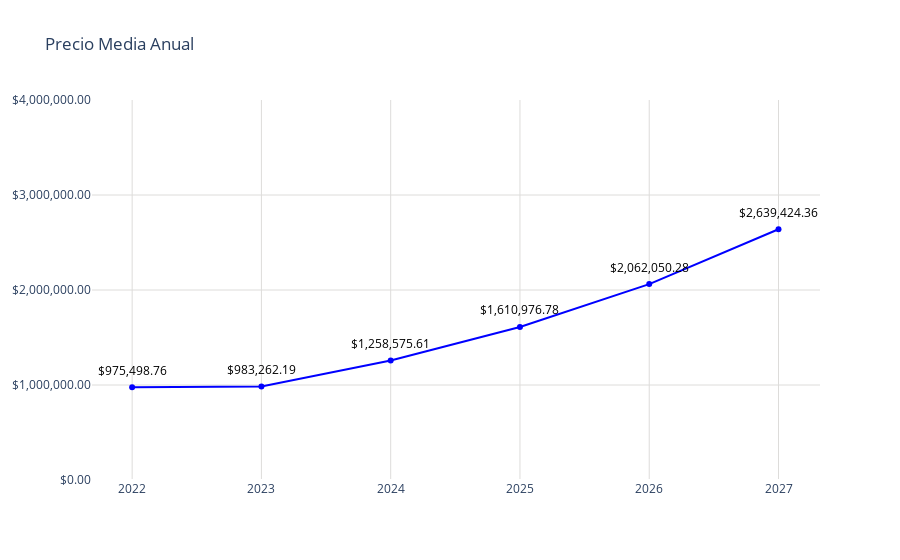

The notebook cell saved with this chart:
### Code cell
# Datos
año = pachuca_precio_media_anual['año']
promedio = pachuca_precio_media_anual['precio']

fig = go.Figure()
fig.add_trace(go.Scatter(
    x=año,
    y=promedio,
    mode='markers+lines',
    marker=dict(color='blue'),
))
# Agregar anotaciones para mostrar los valores encima de los puntos
for a, p in zip(año, promedio):
    fig.add_annotation(
        x=a,
        y=p,
        text=f"${p:,.2f}",  # Formatear el valor del promedio como moneda
        showarrow=False,
        font=dict(color='black', size=12),
        xshift=0,
        yshift=17,
        textangle=0
    )
# Actualizar diseño
fig.update_layout(
    title='Precio Media Anual',
    yaxis=dict(
        range=[0, 4000000],  # Establecer el rango del eje y
        tickvals=[0, 1000000,2000000, 3000000,4000000],  # Definir los valores de las marcas en el eje y
        ticktext=['$0.00', '$1,000,000.00','$2,000,000.00','$3,000,000.00','$4,000,000.00'],  # Definir el texto de las marcas en el eje y
        gridcolor='#dddcda',   # Color de las líneas de la cuadrícula
        gridwidth=1  # Ancho de las líneas de la cuadrícula
    ),
    xaxis=dict(
        gridcolor='#dddcda', 
        tickmode='array',
        tickvals=año,
        ticktext=año
    ),
    plot_bgcolor='rgba(0,0,0,0)'
)
# Exportar gráfica como archivo HTML
def guardar_grafico_como_html(fig, nombre_archivo, carpeta='graficas'):
    # Crear la carpeta si no existe
    if not os.path.exists(carpeta):
        os.makedirs(carpeta)
    
    # Gráfica como archivo HTML en la carpeta especificada
    pio.write_html(fig, f'{carpeta}/{nombre_archivo}.html')

guardar_grafico_como_html(fig, 'g_scatt_preciomedianual_base_pachuca', carpeta='graficas')
fig.show()

### Figure 1 — Plotly figure (JSON) as saved in the notebook; plotly's stock layout.template omitted (floating-point values rounded to 4 significant figures)
{"data": [{"marker": {"color": "blue"}, "mode": "markers+lines", "type": "scatter", "x": [2022, 2023, 2024, 2025, 2026, 2027], "y": [975500.0, 983300.0, 1259000.0, 1611000.0, 2062000.0, 2639000.0]}], "layout": {"annotations": [{"font": {"color": "black", "size": 12}, "showarrow": false, "text": "$975,498.76", "textangle": 0, "x": 2022, "xshift": 0, "y": 975500.0, "yshift": 17}, {"font": {"color": "black", "size": 12}, "showarrow": false, "text": "$983,262.19", "textangle": 0, "x": 2023, "xshift": 0, "y": 983300.0, "yshift": 17}, {"font": {"color": "black", "size": 12}, "showarrow": false, "text": "$1,258,575.61", "textangle": 0, "x": 2024, "xshift": 0, "y": 1259000.0, "yshift": 17}, {"font": {"color": "black", "size": 12}, "showarrow": false, "text": "$1,610,976.78", "textangle": 0, "x": 2025, "xshift": 0, "y": 1611000.0, "yshift": 17}, {"font": {"color": "black", "size": 12}, "showarrow": false, "text": "$2,062,050.28", "textangle": 0, "x": 2026, "xshift": 0, "y": 2062000.0, "yshift": 17}, {"font": {"color": "black", "size": 12}, "showarrow": false, "text": "$2,639,424.36", "textangle": 0, "x": 2027, "xshift": 0, "y": 2639000.0, "yshift": 17}], "plot_bgcolor": "rgba(0,0,0,0)", "title": {"text": "Precio Media Anual"}, "xaxis": {"gridcolor": "#dddcda", "tickmode": "array", "ticktext": [2022, 2023, 2024, 2025, 2026, 2027], "tickvals": [2022, 2023, 2024, 2025, 2026, 2027]}, "yaxis": {"gridcolor": "#dddcda", "gridwidth": 1, "range": [0, 4000000], "ticktext": ["$0.00", "$1,000,000.00", "$2,000,000.00", "$3,000,000.00", "$4,000,000.00"], "tickvals": [0, 1000000, 2000000, 3000000, 4000000]}}}
